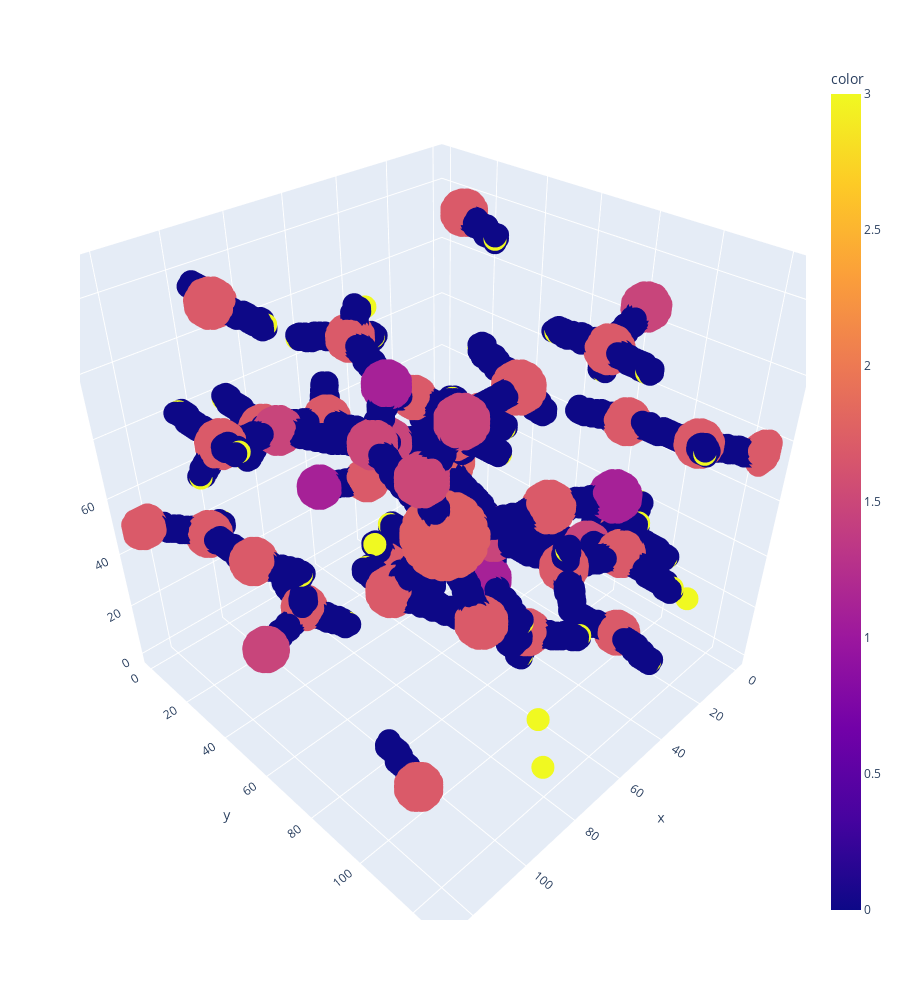

The cell this chart's notebook holds for it:
### Code cell
importlib.reload(bx)

path = r'E:\Datasets\BandGap\3d-boxels-molecule-for-bandgap-prediction\Data'
if not os.path.exists(path):
    os.mkdir(path)

startMaterial = 0 
for i,  material in enumerate(materials[startMaterial:]):
    i+=startMaterial
    box  = bx.create(material).astype(np.float16)
    np.save(f'{path}/{str(i)}.npy', box)
    # clear_output(wait=True)
    print(f'{i} done\r', end='')
    bx.showBoxels(box)
    break

### Figure 1 — Plotly figure (JSON) as saved in the notebook; plotly's stock layout.template omitted (floating-point values rounded to 4 significant figures; data arrays with more than 128 entries replaced by an {"elided": "..."} marker saying what was removed)
{"data": [{"hovertemplate": "x=%{x}<br>y=%{y}<br>z=%{z}<br>color=%{marker.color}<extra></extra>", "legendgroup": "", "marker": {"color": {"elided": "20014 float values"}, "coloraxis": "coloraxis", "symbol": "circle"}, "mode": "markers", "name": "", "scene": "scene", "showlegend": false, "type": "scatter3d", "x": {"elided": "20014 int values"}, "y": {"elided": "20014 int values"}, "z": {"elided": "20014 int values"}}], "layout": {"coloraxis": {"colorbar": {"title": {"text": "color"}}, "colorscale": [[0, "#0d0887"], [0.1111, "#46039f"], [0.2222, "#7201a8"], [0.3333, "#9c179e"], [0.4444, "#bd3786"], [0.5556, "#d8576b"], [0.6667, "#ed7953"], [0.7778, "#fb9f3a"], [0.8889, "#fdca26"], [1, "#f0f921"]]}, "height": 1000, "legend": {"tracegroupgap": 0}, "margin": {"t": 60}, "scene": {"domain": {"x": [0, 1], "y": [0, 1]}, "xaxis": {"title": {"text": "x"}}, "yaxis": {"title": {"text": "y"}}, "zaxis": {"title": {"text": "z"}}}}}
